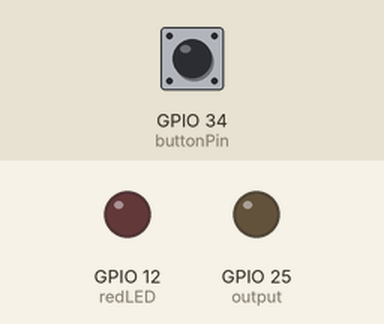
Recording of a sketch running on a simulated ESP32. On the bench: output pins drawn as LEDs (lit = HIGH). The test bench sets the inputs (shaded band); at power-on: GPIO 34 (buttonPin) LOW. WiFi joins after 1.5 s; servers stay silent unless stated; what the sketch prints to the serial monitor is not drawn.

Above: at 3.2 s.
3.3 s: GPIO 34 (buttonPin) pulled HIGH for 0.15 s
At 4.5 s:
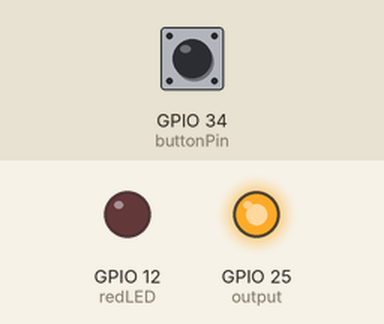
7.9 s: GPIO 34 (buttonPin) pulled HIGH for 1 s
At 9.2 s:
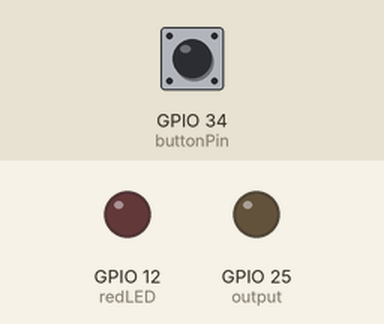
10.4 s: GPIO 34 (buttonPin) pulled HIGH for 3.2 s
At 11.1 s:
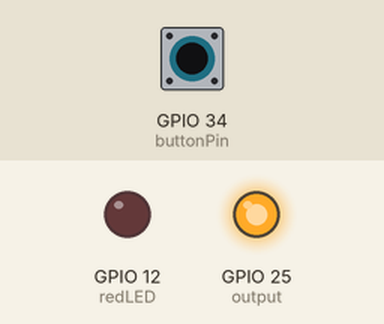
Timing chart, 0 to 13.4 s (numbered marks = the images above; inputs shaded):
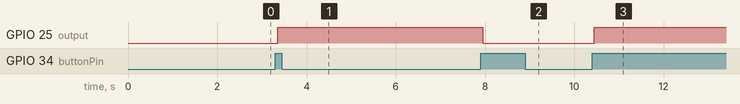

The sketch:

receiver_2.ino
```cpp
#include <esp_now.h>
#include <WiFi.h>
#include <AsyncTCP.h>
#include "ESPAsyncWebServer.h"
#include <Arduino_JSON.h>

// Replace with your network credentials (STATION)
const char* ssid = "DBadddmmmooo";
const char* password = "abcdefg123";

const char* PARAM_INPUT_1 = "state";

#define redLED 12
#define output 25
#define buttonPin 34

// Variables will change:
int ledState = LOW;          // the current state of the output pin
int buttonState;             // the current reading from the input pin
int lastButtonState = LOW;   // the previous reading from the input pin

// the following variables are unsigned longs because the time, measured in
// milliseconds, will quickly become a bigger number than can be stored in an int.
unsigned long lastDebounceTime = 0;  // the last time the output pin was toggled
unsigned long debounceDelay = 50;    // the debounce time; increase if the output flickers

// Structure example to receive data
// Must match the sender structure
typedef struct struct_message_weater {
  int id;
  float temp;
  float hum;
  float dist;
  unsigned int readingId;
} struct_message_weater;


struct_message_weater incomingReadings;

JSONVar board;

AsyncWebServer server(80);
AsyncEventSource events("/events");


String signaling(){

  if(incomingReadings.dist < 20 && incomingReadings.id == 2 && ledState == HIGH){
    digitalWrite(redLED, HIGH);
    return "Alarm!";
  }
  else{
    digitalWrite(redLED, LOW);
    return "No alarm";
  }

}

// callback function that will be executed when data is received
void OnDataRecv(const uint8_t * mac_addr, const uint8_t *incomingData, int len) {
  // Copies the sender mac address to a string
  char macStr[18];
  Serial.print("Packet received from: ");
  snprintf(macStr, sizeof(macStr), "%02x:%02x:%02x:%02x:%02x:%02x",
           mac_addr[0], mac_addr[1], mac_addr[2], mac_addr[3], mac_addr[4], mac_addr[5]);
  Serial.println(macStr);
  memcpy(&incomingReadings, incomingData, sizeof(incomingReadings));

  board["id"] = incomingReadings.id;
  board["temperature"] = incomingReadings.temp;
  board["humidity"] = incomingReadings.hum;
  board["distance"] = incomingReadings.dist;
  board["readingId"] = String(incomingReadings.readingId);
  String jsonString = JSON.stringify(board);
  events.send(jsonString.c_str(), "new_readings", millis());

  Serial.printf("Board ID %u: %u bytes\n", incomingReadings.id, len);
  Serial.printf("t value: %4.2f \n", incomingReadings.temp);
  Serial.printf("h value: %4.2f \n", incomingReadings.hum);
  Serial.printf("d value: %4.2f \n", incomingReadings.dist);
  Serial.printf("readingID value: %d \n", incomingReadings.readingId);
  Serial.println();
}

const char index_html[] PROGMEM = R"rawliteral(
<!DOCTYPE HTML><html>
<head>
  <title>Smart Home</title>
  <meta name="viewport" content="width=device-width, initial-scale=1">
  <link rel="stylesheet" href="https://use.fontawesome.com/releases/v5.7.2/css/all.css" integrity="sha384-fnmOCqbTlWIlj8LyTjo7mOUStjsKC4pOpQbqyi7RrhN7udi9RwhKkMHpvLbHG9Sr" crossorigin="anonymous">
  <link rel="icon" href="data:,">
  <style>
    html {font-family: Arial; display: inline-block; text-align: center;}
    p {  font-size: 1.2rem;}
    body {  margin: 0;}
    .topnav { overflow: hidden; background-color: #2f4468; color: white; font-size: 1.7rem; }
    .navsignal { overflow: hidden; background-color: #2f4468; color: white; font-size: 1.2rem; margin: 20px; padding: 20px;}
    .content { padding: 20px; }
    .card { background-color: white; box-shadow: 2px 2px 12px 1px rgba(140,140,140,.5); }
    .cards { max-width: 1050px; margin: 0 auto; display: grid; grid-gap: 2rem; grid-template-columns: repeat(auto-fit, minmax(300px, 1fr)); }
    .reading { font-size: 2.8rem; }
    .packet { color: #bebebe; }
    .card.temperature { color: #fd7e14; }
    .card.humidity { color: #1b78e2; }
    .card.distance { color: #44c418; }
    .hidden {visibility: hidden;}
    .switch {position: relative; display: inline-block; width: 120px; height: 68px}
    .switch input {display: none}
    .slider {position: absolute; top: 0; left: 0; right: 0; bottom: 0; background-color: #ccc; border-radius: 34px}
    .slider:before {position: absolute; content: ""; height: 52px; width: 52px; left: 8px; bottom: 8px; background-color: #fff; -webkit-transition: .4s; transition: .4s; border-radius: 68px}
    input:checked+.slider {background-color: #2196F3}
    input:checked+.slider:before {-webkit-transform: translateX(52px); -ms-transform: translateX(52px); transform: translateX(52px)}
  </style>
</head>
<body>
  <div class="topnav">
    <h3>Smart home monitor</h3>
  </div>
  <div class="navsignal">
        <span class="">Status:&nbsp;</span>
        <span id="signaling">%SIGNALING% </span>

    %BUTTONPLACEHOLDER%
  </div>
  <div class="content">
    <div class="cards">
      <div class="card temperature">
        <h4><i class="fas fa-thermometer-half"></i> BOARD #1 - TEMPERATURE</h4><p><span class="reading"><span id="t1"></span> &deg;C</span></p><p class="packet">Reading ID: <span id="rt1"></span></p>
      </div>
      <div class="card humidity">
        <h4><i class="fas fa-tint"></i> BOARD #1 - HUMIDITY</h4><p><span class="reading"><span id="h1"></span> &percnt;</span></p><p class="packet">Reading ID: <span id="rh1"></span></p>
      </div>
      <div class="card distance">
        <h4><i class="fas fa-ruler"></i> BOARD #1 - DISTANCE</h4><p><span class="reading"><span id="d1"></span> [cm]</span></p><p class="packet">Reading ID: <span id="rd1"></span></p>
      </div>
      <div class="card temperature">
        <h4><i class="fas fa-tint"></i> BOARD #2 - TEMPERATURE</h4><p><span class="reading"><span id="t2"></span>  &deg;C</span></p><p class="packet">Reading ID: <span id="rt2"></span></p>
      </div>
      <div class="card humidity">
        <h4><i class="fas fa-tint"></i> BOARD #2 - HUMIDITY</h4><p><span class="reading"><span id="h2"></span> &percnt;</span></p><p class="packet">Reading ID: <span id="rh2"></span></p>
      </div>
      <div class="card distance">
        <h4><i class="fas fa-ruler"></i> BOARD #2 - DISTANCE</h4><p><span class="reading"><span id="d2"></span> [cm]</span></p><p class="packet">Reading ID: <span id="rd2"></span></p>
      </div>
    </div>
  </div>
<script>
function toggleCheckbox(element) {
  var xhr = new XMLHttpRequest();
  if(element.checked){ xhr.open("GET", "/update?state=1", true); }
  else { xhr.open("GET", "/update?state=0", true); }
  xhr.send();
}

setInterval(function ( ) {
  var xhttp = new XMLHttpRequest();
  xhttp.onreadystatechange = function() {
    if (this.readyState == 4 && this.status == 200) {
      var inputChecked;
      var outputStateM;
      if( this.responseText == 1){
        inputChecked = true;
        outputStateM = "ON";
      }
      else {
        inputChecked = false;
        outputStateM = "OFF";
      }
      document.getElementById("output").checked = inputChecked;
      document.getElementById("outputState").innerHTML = outputStateM;
    }
  };
  xhttp.open("GET", "/state", true);
  xhttp.send();
}, 1000 ) ;

if (!!window.EventSource) {
 var source = new EventSource('/events');

 source.addEventListener('open', function(e) {
  console.log("Events Connected");
 }, false);
 source.addEventListener('error', function(e) {
  if (e.target.readyState != EventSource.OPEN) {
    console.log("Events Disconnected");
  }
 }, false);

 source.addEventListener('message', function(e) {
  console.log("message", e.data);
 }, false);

 source.addEventListener('new_readings', function(e) {
  console.log("new_readings", e.data);
  var obj = JSON.parse(e.data);
  document.getElementById("t"+obj.id).innerHTML = obj.temperature.toFixed(2);
  document.getElementById("h"+obj.id).innerHTML = obj.humidity.toFixed(2);
  document.getElementById("d"+obj.id).innerHTML = obj.distance.toFixed(2);
  document.getElementById("rt"+obj.id).innerHTML = obj.readingId;
  document.getElementById("rh"+obj.id).innerHTML = obj.readingId;
  document.getElementById("rd"+obj.id).innerHTML = obj.readingId;

 }, false);
}

  setInterval(function ( ) {
    var xhttp = new XMLHttpRequest();
    xhttp.onreadystatechange = function() {
      if (this.readyState == 4 && this.status == 200) {
        document.getElementById("signaling").innerHTML = this.responseText;
      }
    };
    xhttp.open("GET", "/signaling", true);
    xhttp.send();
  }, 500 ) ;
</script>
</body>
</html>)rawliteral";

String outputState(){
  if(digitalRead(output)){
    return "checked";
  }
  else {
    return "";
  }
  return "";
}

String processor(const String& var){
  if(var == "SIGNALING"){
    return signaling();
  }
  else if(var == "BUTTONPLACEHOLDER"){
    String buttons ="";
    String outputStateValue = outputState();
    buttons+= "<h4>System: <span id=\"outputState\"></span></h4><label class=\"switch\"><input type=\"checkbox\" onchange=\"toggleCheckbox(this)\" id=\"output\" " + outputStateValue + "><span class=\"slider\"></span></label>";
    return buttons;
  }
}

void setup() {
  // Initialize Serial Monitor
  Serial.begin(115200);

  pinMode(redLED, OUTPUT);
  pinMode(buttonPin, INPUT);
  pinMode(output, OUTPUT);

  digitalWrite(output, LOW);
  digitalWrite(redLED, LOW);

  // Set the device as a Station and Soft Access Point simultaneously
  WiFi.mode(WIFI_AP_STA);

  // Set device as a Wi-Fi Station
  WiFi.begin(ssid, password);
  while (WiFi.status() != WL_CONNECTED) {
    delay(1000);
    Serial.println("Setting as a Wi-Fi Station..");
  }
  Serial.print("Station IP Address: ");
  Serial.println(WiFi.localIP());
  Serial.print("Wi-Fi Channel: ");
  Serial.println(WiFi.channel());

  // Init ESP-NOW
  if (esp_now_init() != ESP_OK) {
    Serial.println("Error initializing ESP-NOW");
    return;
  }

  // Once ESPNow is successfully Init, we will register for recv CB to
  // get recv packer info
  esp_now_register_recv_cb(OnDataRecv);

  server.on("/", HTTP_GET, [](AsyncWebServerRequest *request){
    request->send_P(200, "text/html", index_html, processor);
  });
  server.on("/signaling", HTTP_GET, [](AsyncWebServerRequest *request){
    request->send_P(200, "text/plain", signaling().c_str());
  });
  // Send a GET request to <ESP_IP>/update?state=<inputMessage>
  server.on("/update", HTTP_GET, [] (AsyncWebServerRequest *request) {
    String inputMessage;
    String inputParam;
    // GET input1 value on <ESP_IP>/update?state=<inputMessage>
    if (request->hasParam(PARAM_INPUT_1)) {
      inputMessage = request->getParam(PARAM_INPUT_1)->value();
      inputParam = PARAM_INPUT_1;
      digitalWrite(output, inputMessage.toInt());
      ledState = !ledState;
    }
    else {
      inputMessage = "No message sent";
      inputParam = "none";
    }
    Serial.println(inputMessage);
    request->send(200, "text/plain", "OK");
  });

  // Send a GET request to <ESP_IP>/state
  server.on("/state", HTTP_GET, [] (AsyncWebServerRequest *request) {
    request->send(200, "text/plain", String(digitalRead(output)).c_str());
  });

  events.onConnect([](AsyncEventSourceClient *client){
    if(client->lastId()){
      Serial.printf("Client reconnected! Last message ID that it got is: %u\n", client->lastId());
    }
    // send event with message "hello!", id current millis
    // and set reconnect delay to 1 second
    client->send("hello!", NULL, millis(), 10000);
  });
  server.addHandler(&events);
  server.begin();
}


void loop() {
  // static unsigned long lastEventTime = millis();
  // static const unsigned long EVENT_INTERVAL_MS = 5000;
  // if ((millis() - lastEventTime) > EVENT_INTERVAL_MS) {
  //   events.send("ping",NULL,millis());
  //   lastEventTime = millis();
  // }

  // read the state of the switch into a local variable:
  int reading = digitalRead(buttonPin);

  // check to see if you just pressed the button
  // (i.e. the input went from LOW to HIGH), and you've waited long enough
  // since the last press to ignore any noise:

  // If the switch changed, due to noise or pressing:
  if (reading != lastButtonState) {
    // reset the debouncing timer
    lastDebounceTime = millis();
  }

  if ((millis() - lastDebounceTime) > debounceDelay) {
    // whatever the reading is at, it's been there for longer than the debounce
    // delay, so take it as the actual current state:

    // if the button state has changed:
    if (reading != buttonState) {
      buttonState = reading;

      // only toggle the LED if the new button state is HIGH
      if (buttonState == HIGH) {
        ledState = !ledState;
      }
    }
  }

  // set the LED:
  digitalWrite(output, ledState);

  // save the reading. Next time through the loop, it'll be the lastButtonState:
  lastButtonState = reading;
}
```

Measured:
- after the input at 3.3 s, GPIO 25 (output): LOW → HIGH after 0.05 s
- after the input at 7.9 s, GPIO 25 (output): HIGH → LOW after 0.05 s
- after the input at 10.4 s, GPIO 25 (output): LOW → HIGH after 0.05 s
